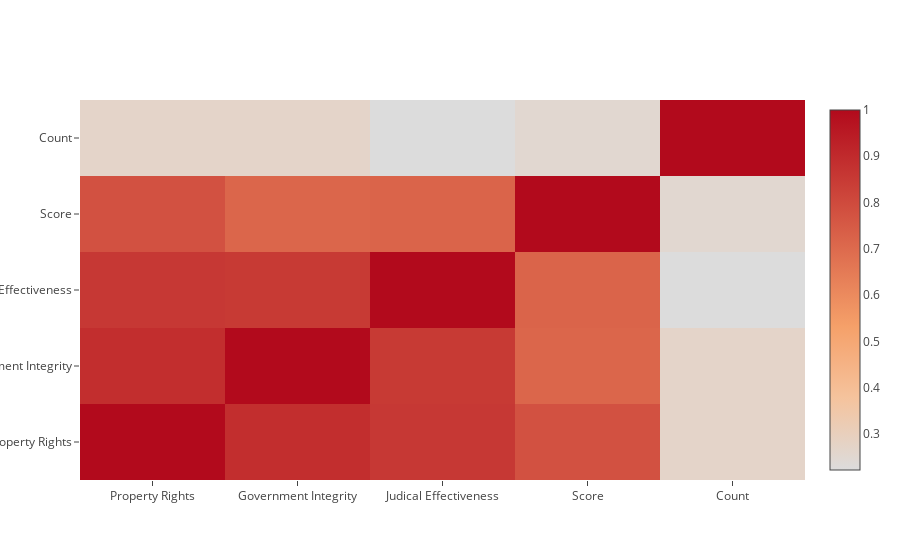

This figure's notebook cell:
### Markdown cell above
**Analyzing the correlation between the score and the regulatory efficiency parameters:**
* High correlation between score with business and monetary freedom.

### Code cell
visualizers_1.visualize_feature_correlation(countries_involved_data,rule_of_law_data)

### Figure 1 — Plotly figure (JSON) as saved in the notebook; plotly's stock layout.template omitted (floating-point values rounded to 4 significant figures)
{"data": [{"colorscale": "Reds", "type": "heatmap", "x": ["Property Rights", "Government Integrity", "Judical Effectiveness", "Score", "Count"], "y": ["Property Rights", "Government Integrity", "Judical Effectiveness", "Score", "Count"], "z": [[1, 0.8891, 0.8575, 0.7775, 0.2699], [0.8891, 1, 0.8517, 0.7134, 0.2693], [0.8575, 0.8517, 1, 0.7187, 0.2221], [0.7775, 0.7134, 0.7187, 1, 0.2512], [0.2699, 0.2693, 0.2221, 0.2512, 1]]}], "layout": {}}
